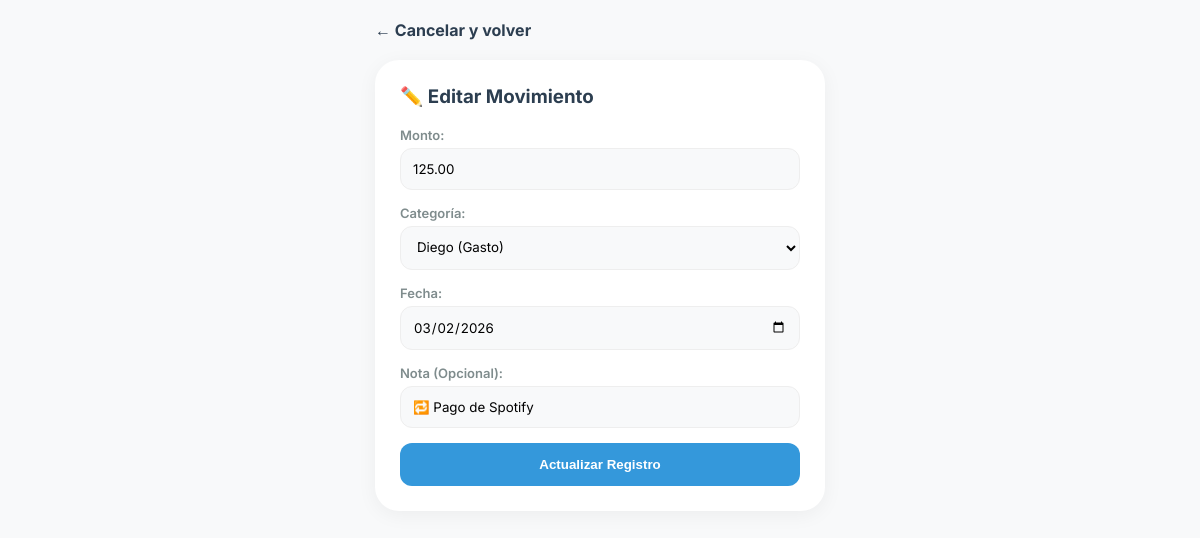
Screenshot of /editar/50/ (signed in) with the database file from the repository.
### wallet/models.py (models this page shows, shortened)
class Transaction(models.Model):
    user = models.ForeignKey(User, on_delete=models.CASCADE)
    amount = models.DecimalField(max_digits=10, decimal_places=2)
    category = models.ForeignKey(Category, on_delete=models.SET_NULL, null=True, blank=True)
    is_expense = models.BooleanField(default=True)
    date = models.DateField(default=now)
    note = models.CharField(max_length=150, blank=True, null=True)
    is_transfer = models.BooleanField(default=False)

class Category(models.Model):
    user = models.ForeignKey(User, on_delete=models.CASCADE)
    name = models.CharField(max_length=50)
    is_expense = models.BooleanField(default=True)
    budget_limit = models.DecimalField(max_digits=10, decimal_places=2, default=0)

### wallet/views.py (the view, shortened to what this page needs)
# urls.py: path('editar/<int:id>/', views.editar_transaccion, name='editar'),
@login_required
def editar_transaccion(request, id):
    transaccion = get_object_or_404(Transaction, id=id, user=request.user)
    categorias = Category.objects.filter(user=request.user)
    return render(request, 'editar.html', {
        't': transaccion,
        'categorias': categorias
    })

### templates/editar.html (shortened to what this page needs)
<!DOCTYPE html>
<html lang="es">
<head>
</head>
<body>
    <div class="main-container">
        <div style="margin-bottom: 20px;">
            <a href="{% url 'inicio' %}" style="text-decoration: none; font-weight: bold; color: var(--dark);">← Cancelar y volver</a>
        </div>
        <div class="glass-card">
            <h3 style="margin-top:0; color: var(--dark);">✏️ Editar Movimiento</h3>
            <form method="POST">
                <label class="form-label">Monto:</label>
                <input type="number" name="amount" step="0.01" value="{{ t.amount|stringformat:'.2f' }}" required>
                <label class="form-label">Categoría:</label>
                <select name="category" required>
                    {% for cat in categorias %}
                        <option value="{{ cat.id }}" {% if cat.id == t.category.id %}selected{% endif %}>
                            {{ cat.name }} {% if cat.is_expense %} (Gasto) {% else %} (Ingreso) {% endif %}
                        </option>
                    {% endfor %}
                </select>
                <label class="form-label">Fecha:</label>
                <input type="date" name="date" value="{{ t.date|date:'Y-m-d' }}" required>
                <label class="form-label">Nota (Opcional):</label>
                <input type="text" name="note" value="{{ t.note|default:'' }}" placeholder="Ej. Tacos en la esquina">
                <button type="submit" class="btn-save">Actualizar Registro</button>
            </form>
        </div>
    </div>
</body>
</html>

### templates/editar.html (style rules this page uses)
:root { --primary: #2ecc71; --danger: #e74c3c; --dark: #2c3e50; --bg: #f8f9fa; --accent: #3498db; }
body { background-color: var(--bg); font-family: 'Inter', sans-serif; margin: 0; padding: 20px; color: var(--dark); }
.main-container { max-width: 450px; margin: 0 auto; }
.glass-card { background: white; padding: 25px; border-radius: 24px; box-shadow: 0 4px 20px rgba(0,0,0,0.05); margin-bottom: 25px; }
input, select { width: 100%; padding: 12px; margin-bottom: 15px; border: 1px solid #eee; border-radius: 12px; font-family: inherit; box-sizing: border-box; background-color: #f8f9fa; }
.form-label { font-size: 13px; font-weight: 600; color: #7f8c8d; margin-bottom: 5px; display: block; }
.btn-save { background: var(--accent); color: white; border: none; padding: 14px; border-radius: 12px; width: 100%; font-weight: 600; cursor: pointer; transition: 0.3s; }

### rows the page displays
Transaction: amount "125.00", category "Diego (Gasto)", date "03/02/2026", note "🔁 Pago de Spotify"
